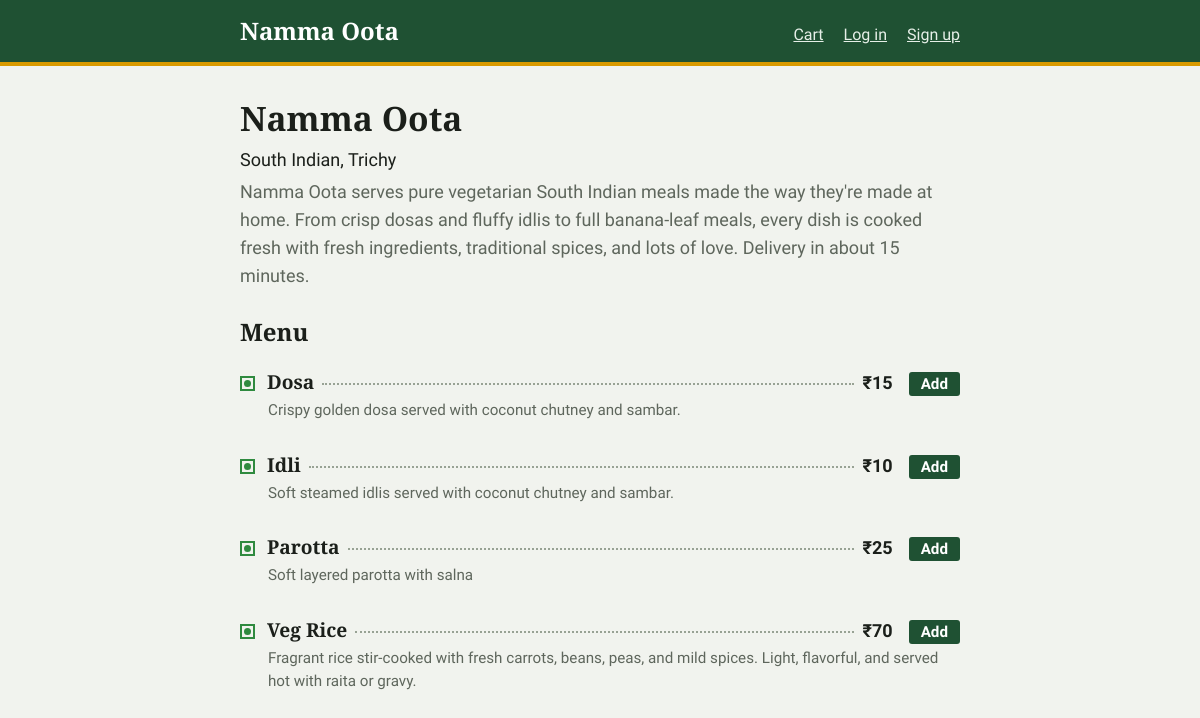
/restaurant/4/, run on the app's committed database.
### orders/models.py (models this page shows, shortened)
class Restaurant(models.Model):
    name = models.CharField(max_length=100)
    cuisine = models.CharField(max_length=100)
    description = models.TextField(blank=True)
    address = models.CharField(max_length=200)
    delivery_time = models.PositiveIntegerField(
        default=30,
        help_text="in minutes"
    )
    is_open = models.BooleanField(default=True)
    class Meta:
        ordering = ["name"]

class MenuItem(models.Model):
    restaurant = models.ForeignKey(
        Restaurant,
        on_delete=models.CASCADE,
        related_name="items"
    )
    name = models.CharField(max_length=100)
    description = models.CharField(max_length=200, blank=True)
    price = models.DecimalField(max_digits=8, decimal_places=2)
    is_veg = models.BooleanField(default=True)
    is_available = models.BooleanField(default=True)
    class Meta:
        ordering = ["name"]

### orders/views.py (the view)
# urls.py: path("restaurant/<int:pk>/", views.restaurant_detail, name="restaurant_detail"),
def restaurant_detail(request, pk):
    restaurant = get_object_or_404(Restaurant, pk=pk)
    items = restaurant.items.filter(is_available=True)
    products = restaurant.products.filter(is_available=True)
    return render(
        request,
        "restaurant_detail.html",
        {
            "restaurant": restaurant,
            "items": items,
            "products": products,
        },
    )

### orders/cart.py (called while the page is built)
    @property
    def lines(self):
        if self._lines is None:
            ids = [int(i) for i in self.data["items"]]
            found = MenuItem.objects.filter(id__in=ids, is_available=True)
            self._lines = [
                {"item": m, "quantity": self.data["items"][str(m.id)],
                 "subtotal": m.price * self.data["items"][str(m.id)]}
                for m in found
            ]
        return self._lines

### orders/context_processors.py (called while the page is built)
def cart_count(request):
    cart = Cart(request)
    return {"cart_count": sum(line["quantity"] for line in cart.lines)}

### templates/restaurant_detail.html (shortened to what this page needs)
{% extends "base.html" %}
{% block content %}
<div class="page-head">
  <h1>{{ restaurant.name }}</h1>
  <p>{{ restaurant.cuisine }}, {{ restaurant.address }}</p>
  <p class="muted">{{ restaurant.description }} Delivery in about {{ restaurant.delivery_time }} minutes.</p>
</div>
<h2>Menu</h2>
<ul class="menu">
  {% for item in items %}
  <li class="dish">
    <div class="dish-line">
      <span class="mark {% if item.is_veg %}veg{% else %}nonveg{% endif %}" title="{% if item.is_veg %}Vegetarian{% else %}Non-vegetarian{% endif %}"></span>
      <span class="dish-name">{{ item.name }}</span>
      <span class="leader"></span>
      <span class="price">₹{{ item.price|floatformat:"-2" }}</span>
      {% if restaurant.is_open %}
      <form method="post" action="{% url 'add_to_cart' item.pk %}">{% csrf_token %}
        <button class="btn small" type="submit">Add</button>
      </form>
      {% endif %}
    </div>
    {% if item.description %}<p class="dish-desc">{{ item.description }}</p>{% endif %}
  </li>
  {% empty %}
  <li><p class="muted">This restaurant hasn't added a menu yet.</p></li>
  {% endfor %}
</ul>
{% endblock %}

### templates/base.html (shortened to what this page needs)
{% load static %}<!DOCTYPE html>
<html lang="en">
<head>
  <link rel="stylesheet" href="{% static 'css/style.css' %}">
</head>
<body>
<header class="topbar">
  <div class="topbar-inner">
    <a class="logo" href="{% url 'restaurant_list' %}">Namma Oota</a>
    <nav>
      <a href="{% url 'cart' %}">Cart{% if cart_count %} ({{ cart_count }}){% endif %}</a>
      {% if user.is_authenticated %}
        <a href="{% url 'order_list' %}">My orders</a>
        <form method="post" action="{% url 'logout' %}">{% csrf_token %}<button type="submit">Log out</button></form>
      {% else %}
        <a href="{% url 'login' %}">Log in</a>
        <a href="{% url 'register' %}">Sign up</a>
      {% endif %}
    </nav>
  </div>
</header>
<main>
  {% block content %}{% endblock %}
</main>
</body>
</html>

### static/css/style.css (style rules this page uses)
:root { --leaf: #1f5133; --leaf-dark: #163a24; --ink: #1b1f1a; --muted: #5e665c; --paper: #f1f3ee; --line: #cdd3c9; --turmeric: #d99a00; --chilli: #b3261e; }
* { box-sizing: border-box; }
body { margin: 0; background: var(--paper); color: var(--ink); font: 18px/1.55 "Mukta", system-ui, sans-serif; }
h1, h2, h3 { font-family: "Bitter", Georgia, serif; line-height: 1.2; margin: 0 0 .5rem; }
h1 { font-size: 2.1rem; }
h2 { font-size: 1.5rem; }
a { color: var(--leaf); }
.topbar { background: var(--leaf); border-bottom: 4px solid var(--turmeric); }
.topbar-inner { max-width: 760px; margin: 0 auto; padding: 14px 20px; display: flex; justify-content: space-between; align-items: baseline; gap: 16px; flex-wrap: wrap; }
.logo { font: 700 1.5rem "Bitter", Georgia, serif; color: #fff; text-decoration: none; }
.topbar nav { display: flex; gap: 20px; align-items: baseline; }
.topbar nav a, .topbar nav button { color: #e6efe8; font-size: 1rem; }
main { max-width: 760px; margin: 0 auto; padding: 32px 20px 64px; }
.btn, button.btn { display: inline-block; background: var(--leaf); color: #fff; border: 0; border-radius: 3px; padding: 8px 16px; font: 600 1rem "Mukta", sans-serif; cursor: pointer; text-decoration: none; }
.btn.small { padding: 3px 12px; font-size: .95rem; }
.muted { color: var(--muted); }
.page-head { margin-bottom: 28px; }
.page-head p { margin: 0 0 4px; }
.menu { list-style: none; margin: 0; padding: 0; }
.dish { padding: 14px 0; }
.dish-line { display: flex; align-items: baseline; gap: 8px; }
.dish-name { font: 600 1.2rem "Bitter", Georgia, serif; }
.leader { flex: 1; border-bottom: 2px dotted #98a294; transform: translateY(-4px); min-width: 20px; }
.price { font-weight: 700; white-space: nowrap; }
.dish-line form { margin: 0 0 0 8px; }
.dish-desc { margin: 2px 0 0 28px; color: var(--muted); font-size: .95rem; }
.mark { flex: none; width: 15px; height: 15px; border: 2px solid; display: inline-block; position: relative; top: 2px; margin-right: 4px; }
.mark::after { content: ""; position: absolute; inset: 2px; border-radius: 50%; background: currentColor; }
.mark.veg { color: #2f8a3f; }

### data on the page
Restaurant: name "Namma Oota", cuisine "South Indian", address "Trichy", description "Namma Oota serves pure vegetarian South Indian meals made the way they're made at home. From crisp dosas and fluffy idlis to full banana-leaf meals, every dish is cooked fresh with fresh ingredients, traditional spices, and lots of love.", delivery_time "15"
MenuItem: is_veg True (drawn), name "Dosa", price "15", description "Crispy golden dosa served with coconut chutney and sambar."
MenuItem: is_veg True (drawn), name "Idli", price "10", description "Soft steamed idlis served with coconut chutney and sambar."
MenuItem: is_veg True (drawn), name "Parotta", price "25", description "Soft layered parotta with salna"
MenuItem: is_veg True (drawn), name "Veg Rice", price "70", description "Fragrant rice stir-cooked with fresh carrots, beans, peas, and mild spices. Light, flavorful, and served hot with raita or gravy."
